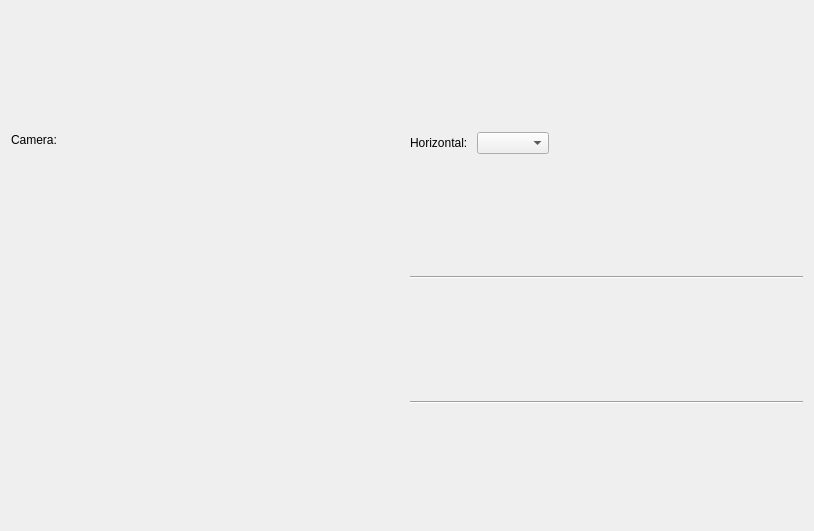
<?xml version="1.0" encoding="UTF-8"?>
<ui version="4.0">
 <class>Form</class>
 <widget class="QWidget" name="Form">
  <property name="geometry">
   <rect>
    <x>0</x>
    <y>0</y>
    <width>814</width>
    <height>531</height>
   </rect>
  </property>
  <property name="windowTitle">
   <string>Form</string>
  </property>
  <layout class="QHBoxLayout" name="horizontalLayout">
   <item>
    <layout class="QVBoxLayout" name="verticalLayout">
     <item>
      <layout class="QHBoxLayout" name="horizontalLayout_2">
       <property name="topMargin">
        <number>5</number>
       </property>
       <item>
        <widget class="PyDMLabel" name="PyDMLabel">
         <property name="sizePolicy">
          <sizepolicy hsizetype="Minimum" vsizetype="Preferred">
           <horstretch>0</horstretch>
           <verstretch>0</verstretch>
          </sizepolicy>
         </property>
         <property name="toolTip">
          <string/>
         </property>
         <property name="text">
          <string>Camera:</string>
         </property>
        </widget>
       </item>
       <item>
        <widget class="PyDMLabel" name="PyDMLabel_2">
         <property name="toolTip">
          <string/>
         </property>
        </widget>
       </item>
       <item>
        <spacer name="horizontalSpacer_2">
         <property name="orientation">
          <enum>Qt::Horizontal</enum>
         </property>
         <property name="sizeHint" stdset="0">
          <size>
           <width>40</width>
           <height>20</height>
          </size>
         </property>
        </spacer>
       </item>
      </layout>
     </item>
     <item>
      <widget class="PyDMImageView" name="PyDMImageView">
       <property name="toolTip">
        <string/>
       </property>
      </widget>
     </item>
    </layout>
   </item>
   <item>
    <layout class="QVBoxLayout" name="verticalLayout_2">
     <item>
      <layout class="QVBoxLayout" name="verticalLayout_3">
       <item>
        <layout class="QHBoxLayout" name="horizontalLayout_3">
         <property name="topMargin">
          <number>5</number>
         </property>
         <item>
          <widget class="QLabel" name="label">
           <property name="text">
            <string>Horizontal: </string>
           </property>
          </widget>
         </item>
         <item>
          <widget class="PyDMEnumComboBox" name="PyDMEnumComboBox">
           <property name="toolTip">
            <string/>
           </property>
          </widget>
         </item>
         <item>
          <spacer name="horizontalSpacer">
           <property name="orientation">
            <enum>Qt::Horizontal</enum>
           </property>
           <property name="sizeHint" stdset="0">
            <size>
             <width>40</width>
             <height>20</height>
            </size>
           </property>
          </spacer>
         </item>
        </layout>
       </item>
      </layout>
     </item>
     <item>
      <widget class="Line" name="line">
       <property name="orientation">
        <enum>Qt::Horizontal</enum>
       </property>
      </widget>
     </item>
     <item>
      <widget class="Line" name="line_2">
       <property name="orientation">
        <enum>Qt::Horizontal</enum>
       </property>
      </widget>
     </item>
    </layout>
   </item>
  </layout>
 </widget>
 <customwidgets>
  <customwidget>
   <class>PyDMLabel</class>
   <extends>QLabel</extends>
   <header>pydm.widgets.label</header>
  </customwidget>
  <customwidget>
   <class>PyDMEnumComboBox</class>
   <extends>QComboBox</extends>
   <header>pydm.widgets.enum_combo_box</header>
  </customwidget>
  <customwidget>
   <class>PyDMImageView</class>
   <extends>QWidget</extends>
   <header>pydm.widgets.image</header>
  </customwidget>
 </customwidgets>
 <resources/>
 <connections/>
</ui>
